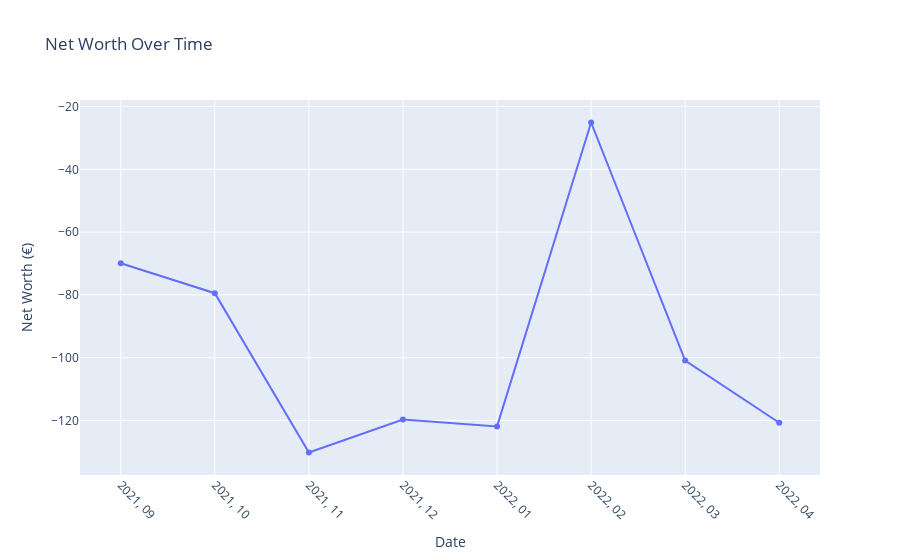

Write notebook code for a chart like this one.
### Code cell
Net_Worth_Table = data.groupby('year_month')['Bedrag'].sum().reset_index(name ='sum')
Net_Worth_Table['cumulative sum'] = Net_Worth_Table['sum'].cumsum()
Net_Worth_Chart = go.Figure(
    data = go.Scatter(x = Net_Worth_Table["year_month"], y = Net_Worth_Table["cumulative sum"]),
    layout = go.Layout(
        title = go.layout.Title(text = "Net Worth Over Time")
    )
)
Net_Worth_Chart.update_layout(
    xaxis_title = "Date",
    yaxis_title = "Net Worth (€)",
    hovermode = 'x unified'
    )
Net_Worth_Chart.update_xaxes(
    tickangle = 45)

### Figure 1 — Plotly figure (JSON) as saved in the notebook; plotly's stock layout.template omitted (floating-point values rounded to 4 significant figures)
{"data": [{"type": "scatter", "x": ["2021, 09", "2021, 10", "2021, 11", "2021, 12", "2022, 01", "2022, 02", "2022, 03", "2022, 04"], "y": [-69.92, -79.48, -130.2, -119.7, -121.9, -25.08, -100.9, -120.8]}], "layout": {"hovermode": "x unified", "title": {"text": "Net Worth Over Time"}, "xaxis": {"tickangle": 45, "title": {"text": "Date"}}, "yaxis": {"title": {"text": "Net Worth (€)"}}}}
